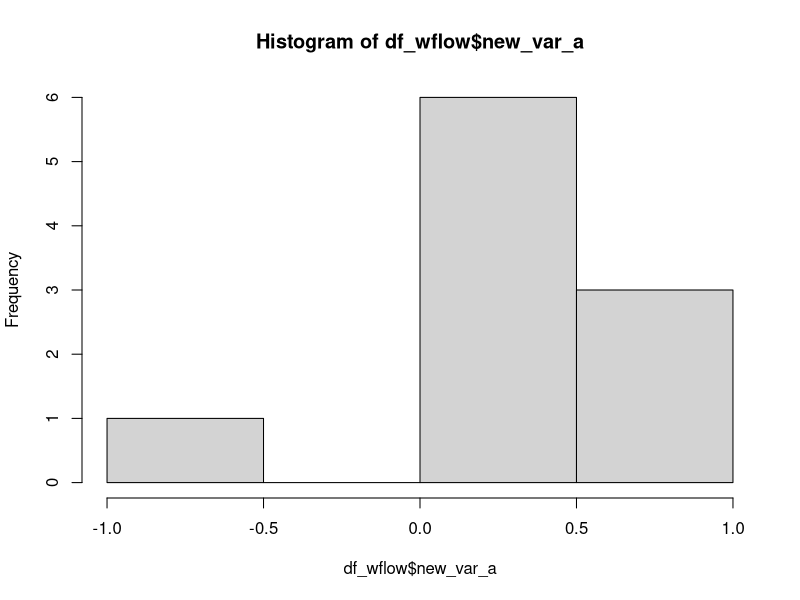

The R script that drew this image:
## ---- chunk 1
print("hello world")

df_wflow <- data.frame(new_var_a = rnorm(10, 0, 1), new_var_b = rnorm(10, 1, 2))


openxlsx:: write.xlsx(df_wflow, file = "df_wflow.xlsx", rowNames = TRUE)

hist(df_wflow$new_var_a)

